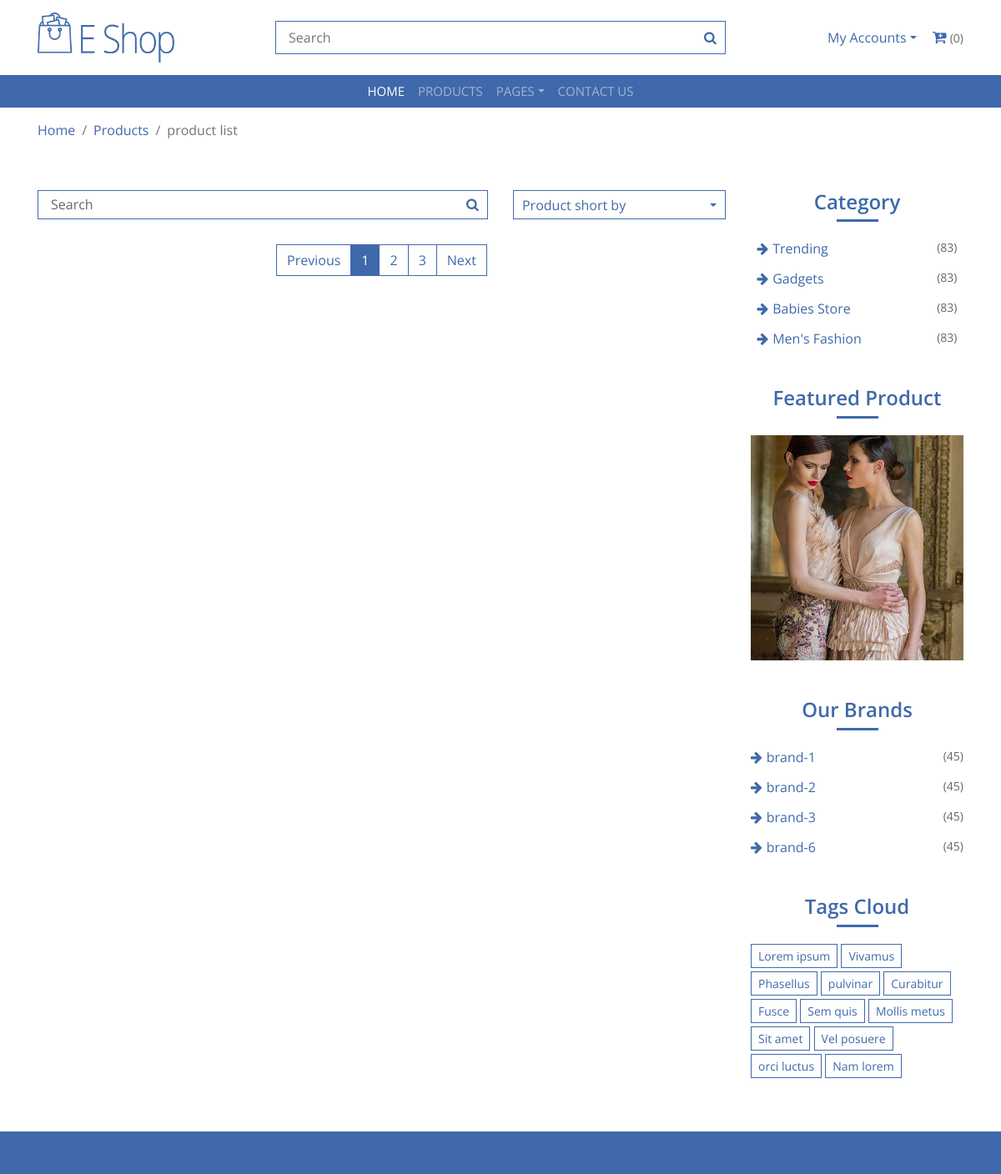
The page /category/Trending (upper part) on the database as committed earlier.
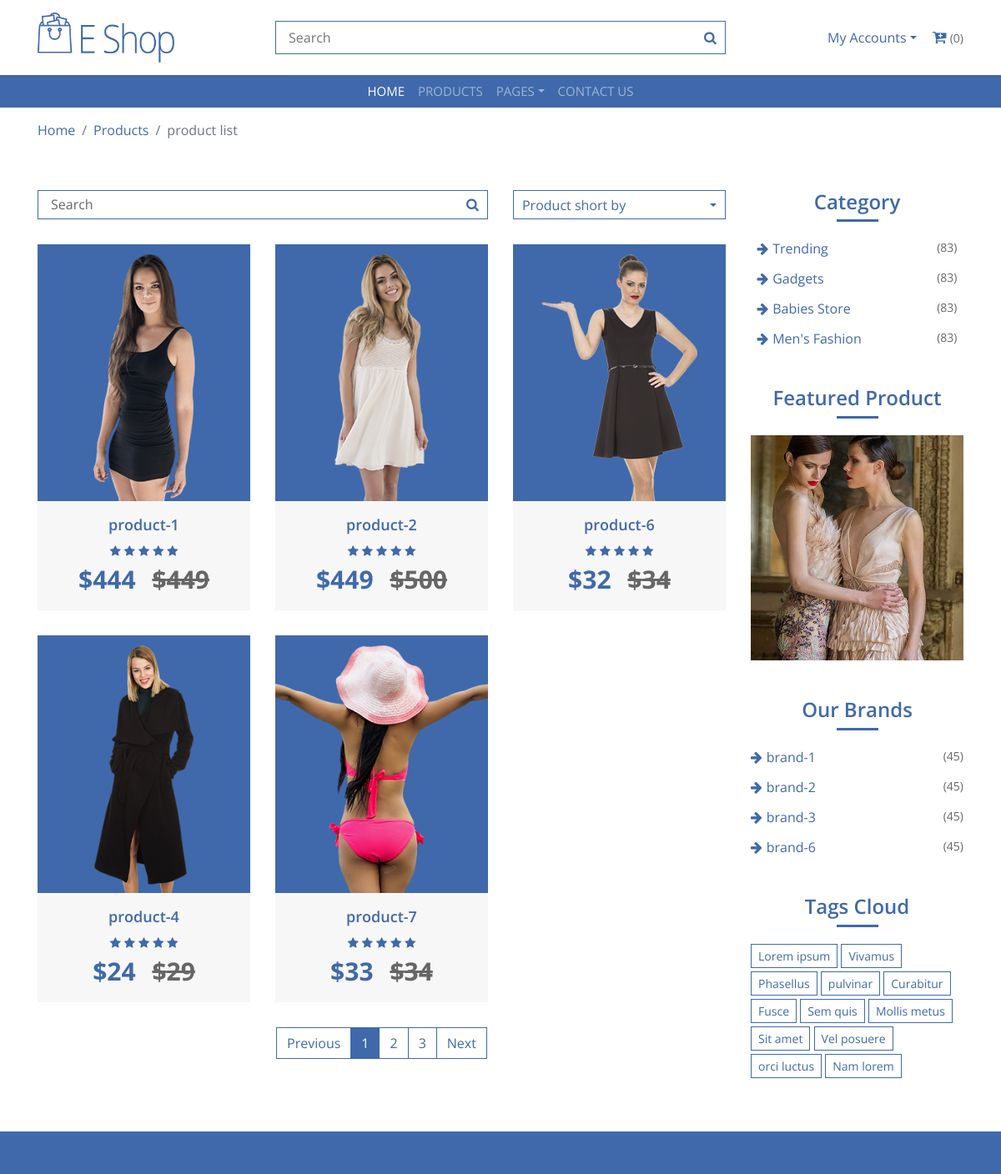
The same page on the database as committed later.
### home/models.py (models this page shows, shortened)
class Category(models.Model):
    name = models.CharField(max_length=300)
    image = models.ImageField(upload_to='media')
    slug = models.CharField(max_length=500, unique=True)

class Brand(models.Model):
    name = models.CharField(max_length=500)
    image = models.ImageField(upload_to='media')
    rank = models.IntegerField(unique=True)
    slug = models.CharField(max_length=500, unique=True)

class Product(models.Model):
    name = models.CharField(max_length=300)
    slug = models.CharField(max_length=500, unique=True)
    image = models.ImageField(upload_to='media')
    price = models.IntegerField()
    discounted_price = models.IntegerField(default=0)
    description = models.TextField(blank=True)
    specification = models.TextField(blank=True)
    category = models.ForeignKey(Category, on_delete=models.CASCADE)
    subcategory = models.ForeignKey(SubCategory, on_delete=models.CASCADE)
    brand = models.ForeignKey(Brand, on_delete=models.CASCADE)
    labels = models.CharField(choices=LABELS, max_length=50)
    stock = models.CharField(choices=STOCK, max_length=50)

### home/views.py (the view)
# urls.py: path('category/<slug>', CategoryView.as_view(), name='category'),
class CategoryView(BaseView):
    def get(self,request,slug):
        self.views
        ids = Category.objects.get(slug = slug).id
        self.views['catproducts'] = Product.objects.filter(category_id = ids)
        return render(request, 'category.html', self.views)

### templates/category.html (shortened to what the changed rows need)
{% extends 'base.html' %}
{% load static %}
{% block content %}
        <div class="product-view">
            <div class="container">
                <div class="row">
                    <div class="col-md-9">
                        <div class="row">
                            {% for cat in catproducts %}
                            <div class="col-lg-4">
                                <div class="product-item">
                                    <div class="product-image">
                                        <a href="product-detail.html">
                                            <img src="{{cat.image.url}}" alt="Product Image">
                                        </a>
                                    </div>
                                    <div class="product-content">
                                        <div class="title"><a href="#">{{cat.name}}</a></div>
                                        <div class="ratting">
                                            <i class="fa fa-star"></i>
                                            <i class="fa fa-star"></i>
                                            <i class="fa fa-star"></i>
                                            <i class="fa fa-star"></i>
                                            <i class="fa fa-star"></i>
                                        </div>
                                        <div class="price">
                                            {% if cat.discounted_price > 0 %}
                                            ${{cat.discounted_price}} <span>${{cat.price}}</span>
                                            {% else %}
                                            ${{cat.price}}
                                            {% endif %}
                                        </div>
                                    </div>
                                </div>
                            </div>
                            {% endfor %}
                        </div>
                    </div>
                    <div class="col-md-3">
                        <div class="sidebar-widget category">
                            <h2 class="title">Category</h2>
                            <ul>
                                {% for cat in categories %}
                                <li><a href="#">{{cat.name}}</a><span>(83)</span></li>
                                {% endfor %}
                            </ul>
                        </div>
                        <div class="sidebar-widget image">
                            <h2 class="title">Featured Product</h2>
                        </div>
                        <div class="sidebar-widget brands">
                            <h2 class="title">Our Brands</h2>
                            <ul>
                                {% for brand in brands %}
                                <li><a href="#">{{brand.name}} </a><span>(45)</span></li>
                                {% endfor %}
                            </ul>
                        </div>
                        <div class="sidebar-widget tag">
                            <h2 class="title">Tags Cloud</h2>
                        </div>
                    </div>
                </div>
            </div>
        </div>
{% endblock %}

Rows that differ between the two databases and show on the page:
added Product: image (picture), name "product-1", discounted_price "444", price "449"
added Product: image (picture), name "product-2", discounted_price "449", price "500"
added Product: image (picture), name "product-6", discounted_price "32", price "34"
added Product: image (picture), name "product-4", discounted_price "24", price "29"
added Product: image (picture), name "product-7", discounted_price "33", price "34"
